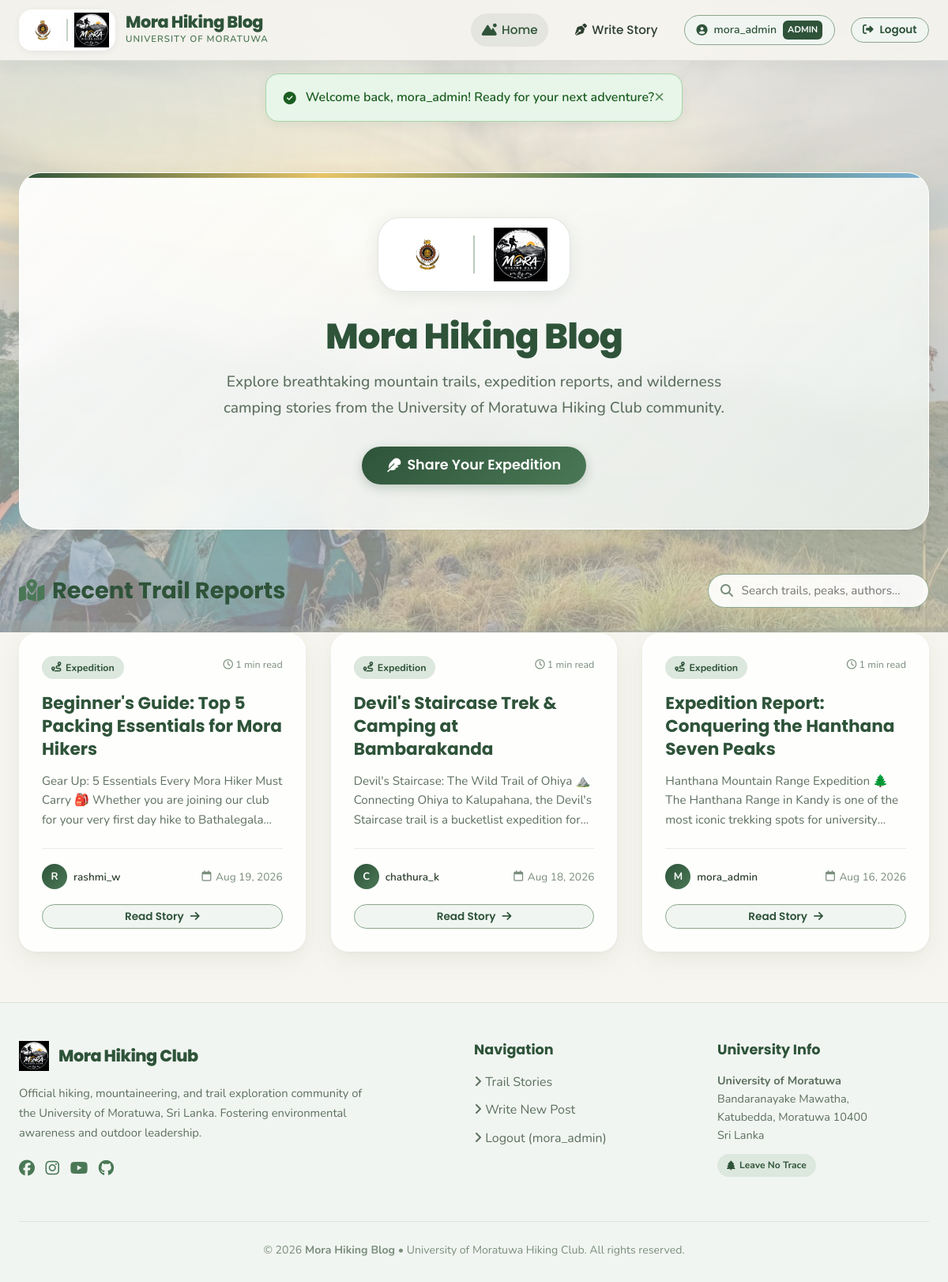
The app's page /index.php (signed in) with its own data.
### tables this page shows
CREATE TABLE `blogPost` (
  `id` INT AUTO_INCREMENT PRIMARY KEY,
  `user_id` INT NOT NULL,
  `title` VARCHAR(255) NOT NULL,
  `content` TEXT NOT NULL,
  `created_at` TIMESTAMP DEFAULT CURRENT_TIMESTAMP,
  `updated_at` TIMESTAMP DEFAULT CURRENT_TIMESTAMP ON UPDATE CURRENT_TIMESTAMP,
  CONSTRAINT `fk_blog_user` FOREIGN KEY (`user_id`) REFERENCES `user` (`id`) ON DELETE CASCADE
);

CREATE TABLE `user` (
  `id` INT AUTO_INCREMENT PRIMARY KEY,
  `username` VARCHAR(50) UNIQUE NOT NULL,
  `email` VARCHAR(100) UNIQUE NOT NULL,
  `password` VARCHAR(255) NOT NULL,
  `role` ENUM('member', 'admin') DEFAULT 'member',
  `created_at` TIMESTAMP DEFAULT CURRENT_TIMESTAMP
);

### index.php (the view, shortened to what this page needs)
<?php
require_once __DIR__ . '/includes/header.php';
$pdo = getDB();
$searchQuery = trim($_GET['q'] ?? '');
$sql = "SELECT b.id, b.user_id, b.title, b.content, b.created_at, b.updated_at,
               u.username, u.role
        FROM blogPost b
        JOIN user u ON b.user_id = u.id ";
$params = [];
$sql .= "ORDER BY b.created_at DESC";
$stmt = $pdo->prepare($sql);
$stmt->execute($params);
$posts = $stmt->fetchAll();
?>
<div class="container">
  <section class="hero-section">
    <div class="hero-banner glass-card">
      <div class="hero-logos-wrapper">
        <img src="assets/images/uni-logo.png" alt="University of Moratuwa" class="hero-logo-img" title="University of Moratuwa">
        <div class="hero-logo-sep"></div>
        <img src="assets/images/mora-hiking-logo.png" alt="Mora Hiking Club" class="hero-logo-img" title="Mora Hiking Club">
      </div>
      <h1 class="hero-title">Mora Hiking Blog</h1>
      <p class="hero-subtitle">
        Explore breathtaking mountain trails, expedition reports, and wilderness camping stories from the University of Moratuwa Hiking Club community.
      </p>
      <div class="hero-actions">
        <?php if (is_logged_in()): ?>
          <a href="create_post.php" class="btn btn-primary btn-lg">
            <i class="fa-solid fa-feather"></i> Share Your Expedition
          </a>
        <?php endif; ?>
      </div>
    </div>
  </section>
  <div class="section-header-bar">
    <h2 class="section-title">
      <i class="fa-solid fa-map-location-dot"></i> Recent Trail Reports
    </h2>
    <form method="GET" action="index.php" class="search-box">
      <i class="fa-solid fa-magnifying-glass search-icon"></i>
      <input
        type="text"
        name="q"
        id="blogSearchInput"
        class="search-input"
        placeholder="Search trails, peaks, authors..."
        value="<?= e($searchQuery) ?>"
        autocomplete="off"
      >
    </form>
  </div>
  <?php if (!empty($posts)): ?>
    <div class="blog-grid" id="blogGrid">
      <?php foreach ($posts as $post): ?>
        <?php
          $cleanText = strip_tags($post['content']);
          $cleanText = preg_replace('/[#*_`~>\[\]\(\)-]/', '', $cleanText);
          $excerpt = mb_substr(trim($cleanText), 0, 160) . '...';
          $readTime = estimate_reading_time($post['content']);
          $initial = strtoupper(substr($post['username'], 0, 1));
        ?>
        <article class="blog-card glass-card">
          <div>
            <div style="display: flex; justify-content: space-between; align-items: flex-start;">
              <span class="card-badge">
                <i class="fa-solid fa-route"></i> Expedition
              </span>
              <span style="font-size: 0.78rem; color: var(--color-text-light);">
                <i class="fa-regular fa-clock"></i> <?= $readTime ?> min read
              </span>
            </div>
            <h3 class="card-title">
              <a href="view_post.php?id=<?= $post['id'] ?>">
                <?= e($post['title']) ?>
              </a>
            </h3>
            <p class="card-excerpt">
              <?= e($excerpt) ?>
            </p>
          </div>
          <div>
            <div class="card-meta">
              <div class="card-author">
                <div class="avatar-circle"><?= e($initial) ?></div>
                <div>
                  <span><?= e($post['username']) ?></span>
                </div>
              </div>
              <div class="card-date">
                <i class="fa-regular fa-calendar"></i>
                <span><?= format_date($post['created_at']) ?></span>
              </div>
            </div>
            <div style="margin-top: 1.2rem; display: flex; justify-content: space-between; align-items: center;">
              <a href="view_post.php?id=<?= $post['id'] ?>" class="btn btn-secondary btn-sm" style="width: 100%;">
                <span>Read Story</span> <i class="fa-solid fa-arrow-right"></i>
              </a>
            </div>
          </div>
        </article>
      <?php endforeach; ?>
    </div>
  <?php endif; ?>
</div>
<?php require_once __DIR__ . '/includes/footer.php'; ?>

### includes/footer.php (shortened to what this page needs)
  </main>
  <footer class="site-footer">
    <div class="container">
      <div class="footer-grid">
        <div class="footer-about">
          <div class="footer-brand">
            <img src="assets/images/mora-hiking-logo.png" alt="Mora Hiking Club" class="footer-logo-img">
            <span class="brand-title">Mora Hiking Club</span>
          </div>
          <p style="color: var(--color-text-muted); font-size: 0.92rem; margin-bottom: 1rem;">
            Official hiking, mountaineering, and trail exploration community of the University of Moratuwa, Sri Lanka. Fostering environmental awareness and outdoor leadership.
          </p>
          <div style="display: flex; gap: 0.85rem; font-size: 1.25rem;">
            <a href="https://facebook.com" target="_blank" rel="noopener" style="color: var(--color-moss);"><i class="fa-brands fa-facebook"></i></a>
            <a href="https://instagram.com" target="_blank" rel="noopener" style="color: var(--color-moss);"><i class="fa-brands fa-instagram"></i></a>
            <a href="https://youtube.com" target="_blank" rel="noopener" style="color: var(--color-moss);"><i class="fa-brands fa-youtube"></i></a>
            <a href="https://github.com" target="_blank" rel="noopener" style="color: var(--color-moss);"><i class="fa-brands fa-github"></i></a>
          </div>
        </div>
        <div>
          <h4 class="footer-heading">Navigation</h4>
          <ul class="footer-links">
            <li><a href="index.php"><i class="fa-solid fa-angle-right"></i> Trail Stories</a></li>
            <?php if (is_logged_in()): ?>
              <li><a href="create_post.php"><i class="fa-solid fa-angle-right"></i> Write New Post</a></li>
              <li><a href="logout.php"><i class="fa-solid fa-angle-right"></i> Logout (<?= e($current_user['username']) ?>)</a></li>
            <?php else: ?>
              <li><a href="login.php"><i class="fa-solid fa-angle-right"></i> Member Login</a></li>
              <li><a href="register.php"><i class="fa-solid fa-angle-right"></i> Create Account</a></li>
            <?php endif; ?>
          </ul>
        </div>
        <div>
          <h4 class="footer-heading">University Info</h4>
          <p style="color: var(--color-text-muted); font-size: 0.9rem; line-height: 1.6;">
            <strong>University of Moratuwa</strong><br>
            Bandaranayake Mawatha,<br>
            Katubedda, Moratuwa 10400<br>
            Sri Lanka
          </p>
          <div style="margin-top: 0.75rem;">
            <span class="card-badge" style="font-size: 0.75rem;">
              <i class="fa-solid fa-tree"></i> Leave No Trace
            </span>
          </div>
        </div>
      </div>
      <div class="footer-bottom">
        <p>&copy; <?= date('Y') ?> <strong>Mora Hiking Blog</strong> &bull; University of Moratuwa Hiking Club. All rights reserved.</p>
      </div>
    </div>
  </footer>
</body>
</html>

### records on screen
blogpost: content "1", title "Beginner's Guide: Top 5 Packing Essentials for Mora Hikers", content "Gear Up: 5 Essentials Every Mora Hiker Must Carry 🎒 Whether you are joining our club for your very first day hike to…", user.username "R", user.username "rashmi_w", created_at "Aug 19, 2026"
blogpost: content "1", title "Devil's Staircase Trek & Camping at Bambarakanda", content "Devil's Staircase: The Wild Trail of Ohiya ⛰️ Connecting Ohiya to Kalupahana, the Devil's Staircase trail is a bucketlist expedition…", user.username "C", user.username "chathura_k", created_at "Aug 18, 2026"
blogpost: content "1", title "Expedition Report: Conquering the Hanthana Seven Peaks", content "Hanthana Mountain Range Expedition 🌲 The Hanthana Range in Kandy is one of the most iconic trekking spots for…", user.username "M", user.username "mora_admin", created_at "Aug 16, 2026"
user: username "mora_admin"

### other values on screen
$current_user['username'] "mora_admin"
$current_user['role'] "ADMIN"
$msg "Welcome back, mora_admin! Ready for your next adventure?"
